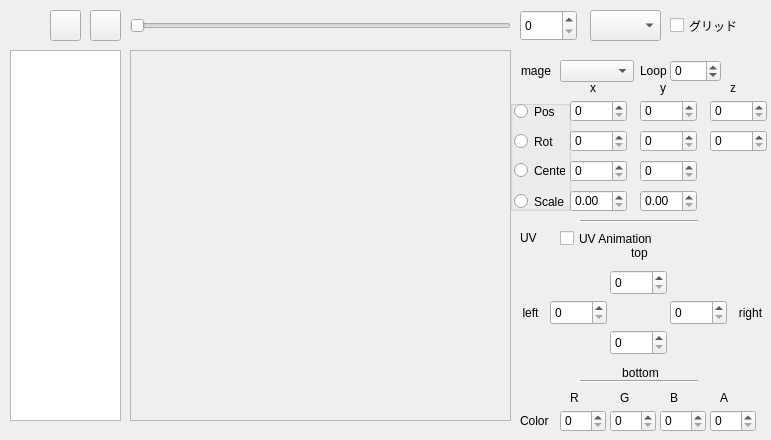
<?xml version="1.0" encoding="UTF-8"?>
<ui version="4.0">
 <class>AnimationForm</class>
 <widget class="QWidget" name="AnimationForm">
  <property name="geometry">
   <rect>
    <x>0</x>
    <y>0</y>
    <width>771</width>
    <height>440</height>
   </rect>
  </property>
  <property name="sizePolicy">
   <sizepolicy hsizetype="Preferred" vsizetype="Preferred">
    <horstretch>0</horstretch>
    <verstretch>0</verstretch>
   </sizepolicy>
  </property>
  <property name="minimumSize">
   <size>
    <width>771</width>
    <height>440</height>
   </size>
  </property>
  <property name="baseSize">
   <size>
    <width>771</width>
    <height>440</height>
   </size>
  </property>
  <property name="windowTitle">
   <string>Animation Window</string>
  </property>
  <widget class="QScrollArea" name="scrollArea_anime">
   <property name="geometry">
    <rect>
     <x>130</x>
     <y>50</y>
     <width>381</width>
     <height>371</height>
    </rect>
   </property>
   <property name="sizePolicy">
    <sizepolicy hsizetype="Preferred" vsizetype="Preferred">
     <horstretch>0</horstretch>
     <verstretch>0</verstretch>
    </sizepolicy>
   </property>
   <property name="minimumSize">
    <size>
     <width>0</width>
     <height>0</height>
    </size>
   </property>
   <property name="maximumSize">
    <size>
     <width>16777215</width>
     <height>16777215</height>
    </size>
   </property>
   <property name="widgetResizable">
    <bool>false</bool>
   </property>
   <property name="alignment">
    <set>Qt::AlignLeading|Qt::AlignLeft|Qt::AlignTop</set>
   </property>
   <widget class="QWidget" name="scrollAreaWidgetContents">
    <property name="geometry">
     <rect>
      <x>0</x>
      <y>0</y>
      <width>377</width>
      <height>297</height>
     </rect>
    </property>
   </widget>
  </widget>
  <widget class="QSpinBox" name="spinBox_nowSequence">
   <property name="geometry">
    <rect>
     <x>520</x>
     <y>10</y>
     <width>57</width>
     <height>31</height>
    </rect>
   </property>
   <property name="maximum">
    <number>99</number>
   </property>
  </widget>
  <widget class="QSlider" name="horizontalSlider_nowSequence">
   <property name="geometry">
    <rect>
     <x>130</x>
     <y>10</y>
     <width>381</width>
     <height>31</height>
    </rect>
   </property>
   <property name="orientation">
    <enum>Qt::Horizontal</enum>
   </property>
  </widget>
  <widget class="QSpinBox" name="spinBox_pos_y">
   <property name="geometry">
    <rect>
     <x>640</x>
     <y>100</y>
     <width>57</width>
     <height>22</height>
    </rect>
   </property>
  </widget>
  <widget class="QSpinBox" name="spinBox_pos_x">
   <property name="geometry">
    <rect>
     <x>570</x>
     <y>100</y>
     <width>57</width>
     <height>22</height>
    </rect>
   </property>
  </widget>
  <widget class="QLabel" name="label_x">
   <property name="geometry">
    <rect>
     <x>590</x>
     <y>80</y>
     <width>16</width>
     <height>16</height>
    </rect>
   </property>
   <property name="sizePolicy">
    <sizepolicy hsizetype="Fixed" vsizetype="Fixed">
     <horstretch>0</horstretch>
     <verstretch>0</verstretch>
    </sizepolicy>
   </property>
   <property name="text">
    <string>x</string>
   </property>
  </widget>
  <widget class="QLabel" name="label_y">
   <property name="geometry">
    <rect>
     <x>660</x>
     <y>80</y>
     <width>16</width>
     <height>16</height>
    </rect>
   </property>
   <property name="sizePolicy">
    <sizepolicy hsizetype="Fixed" vsizetype="Fixed">
     <horstretch>0</horstretch>
     <verstretch>0</verstretch>
    </sizepolicy>
   </property>
   <property name="text">
    <string>y</string>
   </property>
  </widget>
  <widget class="QLabel" name="label_uv_top">
   <property name="geometry">
    <rect>
     <x>609</x>
     <y>240</y>
     <width>61</width>
     <height>25</height>
    </rect>
   </property>
   <property name="sizePolicy">
    <sizepolicy hsizetype="Fixed" vsizetype="Fixed">
     <horstretch>0</horstretch>
     <verstretch>0</verstretch>
    </sizepolicy>
   </property>
   <property name="text">
    <string>top</string>
   </property>
   <property name="alignment">
    <set>Qt::AlignCenter</set>
   </property>
  </widget>
  <widget class="QSpinBox" name="spinBox_uv_right">
   <property name="geometry">
    <rect>
     <x>670</x>
     <y>300</y>
     <width>57</width>
     <height>25</height>
    </rect>
   </property>
  </widget>
  <widget class="QSpinBox" name="spinBox_uv_left">
   <property name="geometry">
    <rect>
     <x>550</x>
     <y>300</y>
     <width>57</width>
     <height>25</height>
    </rect>
   </property>
  </widget>
  <widget class="QLabel" name="label_uv_right">
   <property name="geometry">
    <rect>
     <x>730</x>
     <y>300</y>
     <width>41</width>
     <height>25</height>
    </rect>
   </property>
   <property name="sizePolicy">
    <sizepolicy hsizetype="Fixed" vsizetype="Fixed">
     <horstretch>0</horstretch>
     <verstretch>0</verstretch>
    </sizepolicy>
   </property>
   <property name="text">
    <string>right</string>
   </property>
   <property name="alignment">
    <set>Qt::AlignCenter</set>
   </property>
  </widget>
  <widget class="QSpinBox" name="spinBox_uv_bottom">
   <property name="geometry">
    <rect>
     <x>610</x>
     <y>330</y>
     <width>57</width>
     <height>25</height>
    </rect>
   </property>
  </widget>
  <widget class="QLabel" name="label_uv_left">
   <property name="geometry">
    <rect>
     <x>510</x>
     <y>300</y>
     <width>41</width>
     <height>25</height>
    </rect>
   </property>
   <property name="sizePolicy">
    <sizepolicy hsizetype="Fixed" vsizetype="Fixed">
     <horstretch>0</horstretch>
     <verstretch>0</verstretch>
    </sizepolicy>
   </property>
   <property name="text">
    <string>left</string>
   </property>
   <property name="alignment">
    <set>Qt::AlignCenter</set>
   </property>
  </widget>
  <widget class="QSpinBox" name="spinBox_uv_top">
   <property name="geometry">
    <rect>
     <x>610</x>
     <y>270</y>
     <width>57</width>
     <height>25</height>
    </rect>
   </property>
  </widget>
  <widget class="QLabel" name="label_uv_bottom">
   <property name="geometry">
    <rect>
     <x>610</x>
     <y>360</y>
     <width>61</width>
     <height>25</height>
    </rect>
   </property>
   <property name="sizePolicy">
    <sizepolicy hsizetype="Fixed" vsizetype="Fixed">
     <horstretch>0</horstretch>
     <verstretch>0</verstretch>
    </sizepolicy>
   </property>
   <property name="text">
    <string>bottom</string>
   </property>
   <property name="alignment">
    <set>Qt::AlignCenter</set>
   </property>
  </widget>
  <widget class="QLabel" name="label_uv">
   <property name="geometry">
    <rect>
     <x>520</x>
     <y>230</y>
     <width>21</width>
     <height>16</height>
    </rect>
   </property>
   <property name="text">
    <string>UV</string>
   </property>
  </widget>
  <widget class="QTreeView" name="treeView">
   <property name="geometry">
    <rect>
     <x>10</x>
     <y>50</y>
     <width>111</width>
     <height>371</height>
    </rect>
   </property>
  </widget>
  <widget class="QDoubleSpinBox" name="doubleSpinBox_scale_x">
   <property name="geometry">
    <rect>
     <x>570</x>
     <y>190</y>
     <width>57</width>
     <height>22</height>
    </rect>
   </property>
  </widget>
  <widget class="QDoubleSpinBox" name="doubleSpinBox_scale_y">
   <property name="geometry">
    <rect>
     <x>640</x>
     <y>190</y>
     <width>57</width>
     <height>22</height>
    </rect>
   </property>
  </widget>
  <widget class="QSpinBox" name="spinBox_pos_z">
   <property name="geometry">
    <rect>
     <x>710</x>
     <y>100</y>
     <width>57</width>
     <height>22</height>
    </rect>
   </property>
  </widget>
  <widget class="QLabel" name="label_z">
   <property name="geometry">
    <rect>
     <x>730</x>
     <y>80</y>
     <width>16</width>
     <height>16</height>
    </rect>
   </property>
   <property name="sizePolicy">
    <sizepolicy hsizetype="Fixed" vsizetype="Fixed">
     <horstretch>0</horstretch>
     <verstretch>0</verstretch>
    </sizepolicy>
   </property>
   <property name="text">
    <string>z</string>
   </property>
  </widget>
  <widget class="QPushButton" name="pushButton_play">
   <property name="geometry">
    <rect>
     <x>50</x>
     <y>10</y>
     <width>31</width>
     <height>31</height>
    </rect>
   </property>
   <property name="text">
    <string/>
   </property>
   <property name="icon">
    <iconset resource="../Resource.qrc">
     <normaloff>:/root/Resources/images/Button Play_32.png</normaloff>:/root/Resources/images/Button Play_32.png</iconset>
   </property>
   <property name="iconSize">
    <size>
     <width>20</width>
     <height>20</height>
    </size>
   </property>
  </widget>
  <widget class="QPushButton" name="pushButton_stop">
   <property name="geometry">
    <rect>
     <x>90</x>
     <y>10</y>
     <width>31</width>
     <height>31</height>
    </rect>
   </property>
   <property name="text">
    <string/>
   </property>
   <property name="icon">
    <iconset resource="../Resource.qrc">
     <normaloff>:/root/Resources/images/Button Stop_32.png</normaloff>:/root/Resources/images/Button Stop_32.png</iconset>
   </property>
   <property name="iconSize">
    <size>
     <width>20</width>
     <height>20</height>
    </size>
   </property>
  </widget>
  <widget class="QSpinBox" name="spinBox_center_x">
   <property name="geometry">
    <rect>
     <x>570</x>
     <y>160</y>
     <width>57</width>
     <height>22</height>
    </rect>
   </property>
  </widget>
  <widget class="QSpinBox" name="spinBox_center_y">
   <property name="geometry">
    <rect>
     <x>640</x>
     <y>160</y>
     <width>57</width>
     <height>22</height>
    </rect>
   </property>
  </widget>
  <widget class="QCheckBox" name="checkBox_grid">
   <property name="geometry">
    <rect>
     <x>670</x>
     <y>10</y>
     <width>81</width>
     <height>31</height>
    </rect>
   </property>
   <property name="text">
    <string>グリッド</string>
   </property>
  </widget>
  <widget class="QComboBox" name="comboBox_fps">
   <property name="geometry">
    <rect>
     <x>590</x>
     <y>10</y>
     <width>71</width>
     <height>31</height>
    </rect>
   </property>
  </widget>
  <widget class="QSpinBox" name="spinBox_rot_z">
   <property name="geometry">
    <rect>
     <x>710</x>
     <y>130</y>
     <width>57</width>
     <height>22</height>
    </rect>
   </property>
  </widget>
  <widget class="QSpinBox" name="spinBox_rot_y">
   <property name="geometry">
    <rect>
     <x>640</x>
     <y>130</y>
     <width>57</width>
     <height>22</height>
    </rect>
   </property>
  </widget>
  <widget class="QSpinBox" name="spinBox_rot_x">
   <property name="geometry">
    <rect>
     <x>570</x>
     <y>130</y>
     <width>57</width>
     <height>22</height>
    </rect>
   </property>
  </widget>
  <widget class="QComboBox" name="comboBox_image_no">
   <property name="geometry">
    <rect>
     <x>560</x>
     <y>60</y>
     <width>74</width>
     <height>22</height>
    </rect>
   </property>
  </widget>
  <widget class="QLabel" name="label_image">
   <property name="geometry">
    <rect>
     <x>520</x>
     <y>60</y>
     <width>31</width>
     <height>21</height>
    </rect>
   </property>
   <property name="text">
    <string>Image</string>
   </property>
   <property name="alignment">
    <set>Qt::AlignRight|Qt::AlignTrailing|Qt::AlignVCenter</set>
   </property>
  </widget>
  <widget class="QCheckBox" name="checkBox_uv_anime">
   <property name="geometry">
    <rect>
     <x>560</x>
     <y>230</y>
     <width>111</width>
     <height>17</height>
    </rect>
   </property>
   <property name="text">
    <string>UV Animation</string>
   </property>
  </widget>
  <widget class="QGroupBox" name="groupBox">
   <property name="geometry">
    <rect>
     <x>510</x>
     <y>100</y>
     <width>61</width>
     <height>111</height>
    </rect>
   </property>
   <property name="title">
    <string/>
   </property>
   <property name="flat">
    <bool>true</bool>
   </property>
   <widget class="QRadioButton" name="radioButton_pos">
    <property name="geometry">
     <rect>
      <x>4</x>
      <y>3</y>
      <width>41</width>
      <height>17</height>
     </rect>
    </property>
    <property name="text">
     <string>Pos</string>
    </property>
   </widget>
   <widget class="QRadioButton" name="radioButton_rot">
    <property name="geometry">
     <rect>
      <x>4</x>
      <y>33</y>
      <width>41</width>
      <height>17</height>
     </rect>
    </property>
    <property name="text">
     <string>Rot</string>
    </property>
   </widget>
   <widget class="QRadioButton" name="radioButton_center">
    <property name="geometry">
     <rect>
      <x>4</x>
      <y>62</y>
      <width>51</width>
      <height>17</height>
     </rect>
    </property>
    <property name="text">
     <string>Center</string>
    </property>
   </widget>
   <widget class="QRadioButton" name="radioButton_scale">
    <property name="geometry">
     <rect>
      <x>4</x>
      <y>93</y>
      <width>51</width>
      <height>17</height>
     </rect>
    </property>
    <property name="text">
     <string>Scale</string>
    </property>
   </widget>
  </widget>
  <widget class="QLabel" name="label_loop">
   <property name="geometry">
    <rect>
     <x>640</x>
     <y>60</y>
     <width>31</width>
     <height>21</height>
    </rect>
   </property>
   <property name="text">
    <string>Loop</string>
   </property>
  </widget>
  <widget class="QSpinBox" name="spinBox_loop">
   <property name="geometry">
    <rect>
     <x>670</x>
     <y>60</y>
     <width>51</width>
     <height>22</height>
    </rect>
   </property>
   <property name="minimum">
    <number>-1</number>
   </property>
   <property name="maximum">
    <number>1024</number>
   </property>
  </widget>
  <widget class="QLabel" name="label_color">
   <property name="geometry">
    <rect>
     <x>520</x>
     <y>410</y>
     <width>31</width>
     <height>21</height>
    </rect>
   </property>
   <property name="text">
    <string>Color</string>
   </property>
  </widget>
  <widget class="Line" name="line_0">
   <property name="geometry">
    <rect>
     <x>580</x>
     <y>220</y>
     <width>118</width>
     <height>3</height>
    </rect>
   </property>
   <property name="orientation">
    <enum>Qt::Horizontal</enum>
   </property>
  </widget>
  <widget class="Line" name="line_1">
   <property name="geometry">
    <rect>
     <x>580</x>
     <y>380</y>
     <width>118</width>
     <height>3</height>
    </rect>
   </property>
   <property name="orientation">
    <enum>Qt::Horizontal</enum>
   </property>
  </widget>
  <widget class="QLabel" name="label_r">
   <property name="geometry">
    <rect>
     <x>570</x>
     <y>390</y>
     <width>16</width>
     <height>16</height>
    </rect>
   </property>
   <property name="text">
    <string>R</string>
   </property>
  </widget>
  <widget class="QLabel" name="label_g">
   <property name="geometry">
    <rect>
     <x>620</x>
     <y>390</y>
     <width>16</width>
     <height>16</height>
    </rect>
   </property>
   <property name="text">
    <string>G</string>
   </property>
  </widget>
  <widget class="QLabel" name="label_b">
   <property name="geometry">
    <rect>
     <x>670</x>
     <y>390</y>
     <width>16</width>
     <height>16</height>
    </rect>
   </property>
   <property name="text">
    <string>B</string>
   </property>
  </widget>
  <widget class="QLabel" name="label_a">
   <property name="geometry">
    <rect>
     <x>720</x>
     <y>390</y>
     <width>16</width>
     <height>16</height>
    </rect>
   </property>
   <property name="text">
    <string>A</string>
   </property>
  </widget>
  <widget class="QSpinBox" name="spinBox_r">
   <property name="geometry">
    <rect>
     <x>560</x>
     <y>410</y>
     <width>46</width>
     <height>22</height>
    </rect>
   </property>
  </widget>
  <widget class="QSpinBox" name="spinBox_g">
   <property name="geometry">
    <rect>
     <x>610</x>
     <y>410</y>
     <width>46</width>
     <height>22</height>
    </rect>
   </property>
  </widget>
  <widget class="QSpinBox" name="spinBox_b">
   <property name="geometry">
    <rect>
     <x>660</x>
     <y>410</y>
     <width>46</width>
     <height>22</height>
    </rect>
   </property>
  </widget>
  <widget class="QSpinBox" name="spinBox_a">
   <property name="geometry">
    <rect>
     <x>710</x>
     <y>410</y>
     <width>46</width>
     <height>22</height>
    </rect>
   </property>
  </widget>
 </widget>
 <tabstops>
  <tabstop>pushButton_play</tabstop>
  <tabstop>pushButton_stop</tabstop>
  <tabstop>horizontalSlider_nowSequence</tabstop>
  <tabstop>spinBox_nowSequence</tabstop>
  <tabstop>comboBox_fps</tabstop>
  <tabstop>checkBox_grid</tabstop>
  <tabstop>treeView</tabstop>
  <tabstop>scrollArea_anime</tabstop>
  <tabstop>spinBox_pos_x</tabstop>
  <tabstop>spinBox_pos_y</tabstop>
  <tabstop>spinBox_pos_z</tabstop>
  <tabstop>spinBox_rot_x</tabstop>
  <tabstop>spinBox_rot_y</tabstop>
  <tabstop>spinBox_rot_z</tabstop>
  <tabstop>spinBox_center_x</tabstop>
  <tabstop>spinBox_center_y</tabstop>
  <tabstop>doubleSpinBox_scale_x</tabstop>
  <tabstop>doubleSpinBox_scale_y</tabstop>
  <tabstop>spinBox_uv_top</tabstop>
  <tabstop>spinBox_uv_left</tabstop>
  <tabstop>spinBox_uv_right</tabstop>
  <tabstop>spinBox_uv_bottom</tabstop>
 </tabstops>
 <resources>
  <include location="../Resource.qrc"/>
 </resources>
 <connections>
  <connection>
   <sender>spinBox_nowSequence</sender>
   <signal>valueChanged(int)</signal>
   <receiver>horizontalSlider_nowSequence</receiver>
   <slot>setValue(int)</slot>
   <hints>
    <hint type="sourcelabel">
     <x>35</x>
     <y>21</y>
    </hint>
    <hint type="destinationlabel">
     <x>138</x>
     <y>16</y>
    </hint>
   </hints>
  </connection>
  <connection>
   <sender>horizontalSlider_nowSequence</sender>
   <signal>valueChanged(int)</signal>
   <receiver>spinBox_nowSequence</receiver>
   <slot>setValue(int)</slot>
   <hints>
    <hint type="sourcelabel">
     <x>174</x>
     <y>23</y>
    </hint>
    <hint type="destinationlabel">
     <x>38</x>
     <y>28</y>
    </hint>
   </hints>
  </connection>
 </connections>
</ui>
